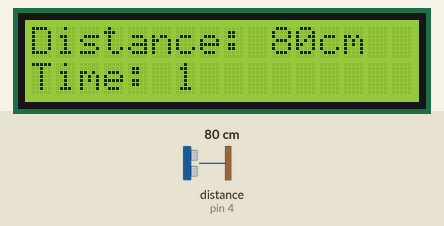
Bench run of a sketch on a simulated Arduino Uno, built with avr-gcc and run on an emulated ATmega328P. Parts: 16×2 character LCD. The test bench sets the inputs (shaded band); at power-on: distance to the obstacle (sensor on pin 4) 80 cm. The echo pulse lasts 58.3 µs per cm.

Above: at 1.2 s.
1.3 s: distance to the obstacle (sensor on pin 4) set to 2 cm
At 2.1 s:
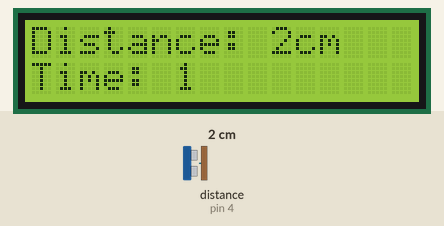
4.4 s: distance to the obstacle (sensor on pin 4) set to 120 cm
At 5.3 s:
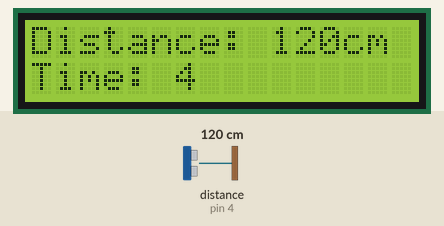
7.5 s: distance to the obstacle (sensor on pin 4) set to 4 cm
At 7.9 s:
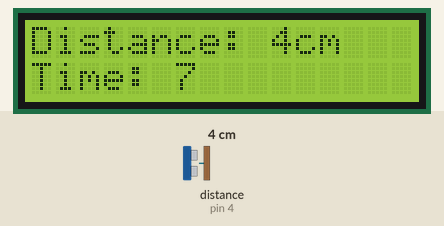
Timing chart, 0 to 10.5 s (numbered marks = the images above; inputs shaded):
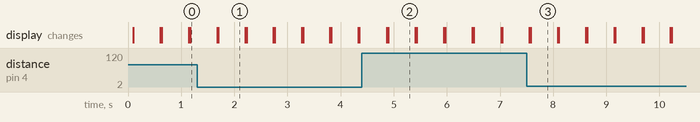

The sketch:

distance_meter.ino
```cpp
// include the library code:
#include <LiquidCrystal.h>
#include "SR04.h"
#define TRIG_PIN 4
#define ECHO_PIN 5
SR04 sr04 = SR04(ECHO_PIN,TRIG_PIN);
long a;

// initialize the library with the numbers of the interface pins
LiquidCrystal lcd(7, 8, 9, 10, 11, 12);

void setup() {
  // set up the LCD's number of columns and rows:
  lcd.begin(16, 2);
}

void loop() {
  lcd.clear();
  lcd.setCursor(0, 0);
  lcd.print("Distance:");

  lcd.setCursor(0, 1);
  lcd.print("Time:");

  lcd.setCursor(10, 0);
  a=sr04.Distance();
  lcd.print(a);
  lcd.print("cm");

  lcd.setCursor(6, 1);
  lcd.print(millis() / 1000);
  delay(500);
}
```

Measured:
- what the display in image 1 shows lasts 0.5 s, from 1.7 s to 2.2 s
